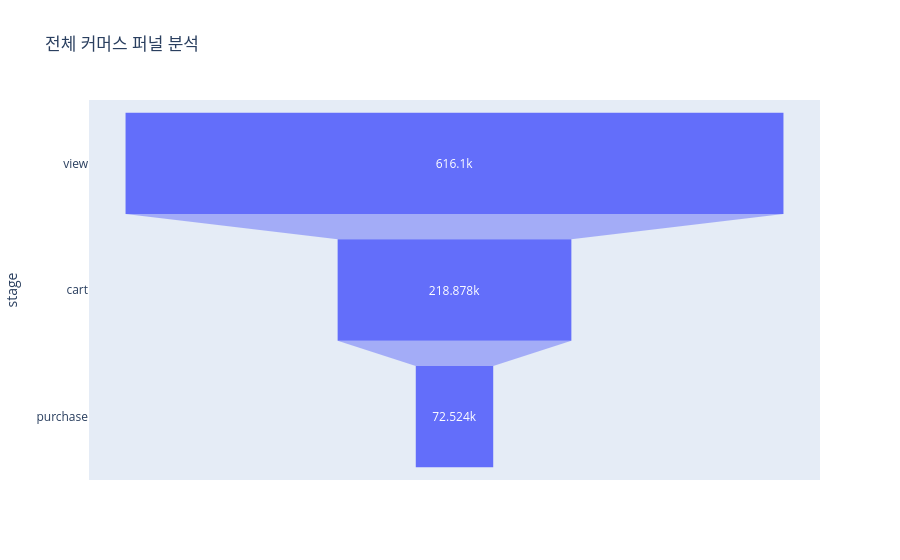

The notebook cell saved with this chart:
### Markdown cell above
### 퍼널

view-cart-purchase 유저 흐름 확인
장바구니 이후 삭제율 높음, 구매 전환 전 이탈 집중

### Code cell
# 이벤트 비중
event_share = (
    df['event_type']
    .value_counts(normalize=True)
    .reindex(['view', 'cart', 'remove_from_cart', 'purchase'])
    .mul(100)
    .round(1)
)
display(event_share)

# 이벤트 구성 시각화
plt.figure(figsize=(7, 7))
plt.pie(
    event_share,
    labels=event_share.index,
    autopct='%1.1f%%',
    startangle=90,
    colors=['#DDA0E8', '#9E84FF', '#5D17EB', '#E2A9F0']
)
plt.title('이벤트 구성 비중')
plt.show()

# 유저 퍼널
funnel = df.groupby('event_type')['user_id'].nunique().reindex(['view', 'cart', 'purchase'])
funnel_df = pd.DataFrame({'stage': funnel.index, 'user_count': funnel.values})
funnel_df['retention_rate'] = funnel_df['user_count'].pct_change().add(1).fillna(1) * 100
funnel_df['total_conversion_rate'] = (funnel_df['user_count'] / funnel_df.iloc[0]['user_count']) * 100
display(funnel_df)

# 퍼널 시각화
fig = px.funnel(funnel_df, x='user_count', y='stage', title='전체 커머스 퍼널 분석')
fig.show()

# 장바구니 삭제율
event_counts = df['event_type'].value_counts()
cart_remove_rate = (event_counts.get('remove_from_cart', 0) / event_counts.get('cart', 1)) * 100
print(f'\n장바구니 담기 대비 삭제율: {cart_remove_rate:.2f}%')

### Figure 1 — Plotly figure (JSON) as saved in the notebook; plotly's stock layout.template omitted (floating-point values rounded to 4 significant figures)
{"data": [{"hovertemplate": "user_count=%{x}<br>stage=%{y}<extra></extra>", "legendgroup": "", "marker": {"color": "#636efa"}, "name": "", "orientation": "h", "showlegend": false, "type": "funnel", "x": [616100, 218878, 72524], "xaxis": "x", "y": ["view", "cart", "purchase"], "yaxis": "y"}], "layout": {"legend": {"tracegroupgap": 0}, "title": {"text": "전체 커머스 퍼널 분석"}, "xaxis": {"anchor": "y", "domain": [0.0, 1.0], "title": {"text": "user_count"}}, "yaxis": {"anchor": "x", "domain": [0.0, 1.0], "title": {"text": "stage"}}}}
